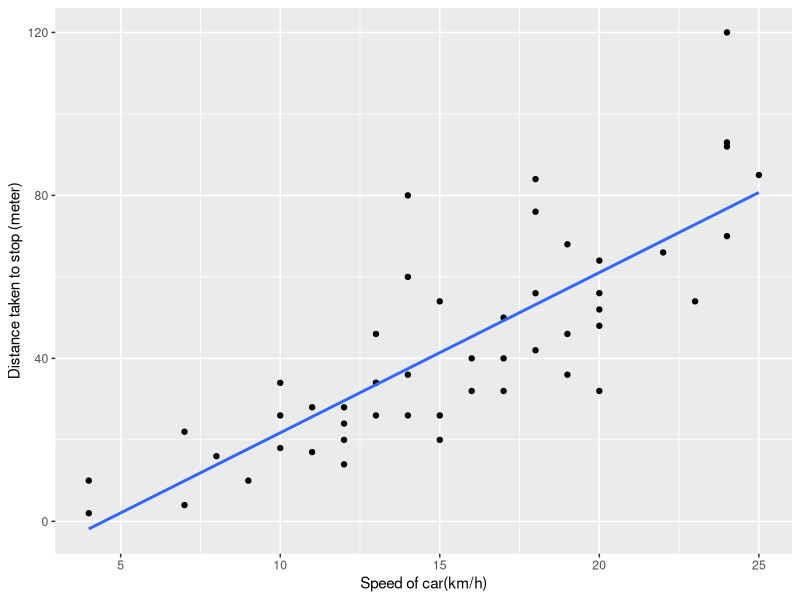

This figure's R source:
# Linear regression:
# Idea----
# We have two numeric variables;
# 1) Speed of a car and 2) Distance taken to stop.
# The assumption is the faster the car goes the longer it takes to stop.
# There is a positive relationship, but we have to test and show that it is real.
# on the x axis we have the independent variable (speed of car)
# on the y axis we have the dependent variable (time taken to stop the car)
# We are suggesting that the change in the x variable there will be a change in the y variable.
# Value of y is depends on the value of x.

library(tidyverse)
ggplot(cars, aes(speed, dist))+
  geom_point()+
  geom_smooth(method = 'lm', se = F)+
  labs(y='Distance taken to stop (meter)', x= 'Speed of car(km/h)')


# Explanation----
# model is the line 
# Slope----
# is the slope real? or what is the relationship between x and y?
# for every 1 unit across the x axis you move 000 units upon the y axis
# 2----
# how much of the variation in the distance taken to stop in y or how much of up and down
# can be explained by the change in the speed of the car?
# 3----
# we can predict what value of y we would expect for a given value in x in other words,
# how much distance its going to take the car stop given a particular speed of the car?
# p value----
# if the slope wasn't real, the null hypothesis there is no slope in the data 
# what is the probability that we would happened by change to find the slope that we found after running the model.
# and if that probability is extremely small then we can assume that the in actual fact there is no slope incorrect.
# and we can accept the fact that the slope that we are seeing is real or statistical significant.
# when you do a hypothesis test we have a threshold or an alpha value 
# R2 (R squired) is the proportion (between 0 and 1) in the variation of values in the y axis can be
# explained by the change in the x axis, if we times it can be percentage. 
# 00% of the variation in y can be explained change in the x


# lm= linear model
# dist is the dependent variable
# speed is the independent variable
# ~ stands for  the function of 



data() 
head(cars, 4)
cars %>% 
  lm(dist ~ speed, data= .) %>% 
  summary()

# other way

mod <- lm(dist ~ speed, data= cars)
mod
summary(mod)

# Residuals: is the distance between the observation or the points from the model (or the line)
# Coefficients: 
# 1. Estimate- (Intercept) is the y intercept is  not valid in this case but we have to have one for model
# 2. Speed is here is the slope 3.9324 (for every 1 unit across the x axis you move 3.9324 units upon the y axis)

# p value: this is the p-value for our slope and remember that's where we were saying the 
# null hypothesis is that the slope is zero. 
# We seeing a slope of 3.9 the 
# probability of getting a slope of 3.9 it were the 
# case that in actual fact at a population level the slope was zero the probability 
# would be extremely small one point four nine times ten to the power of negative 
# twelve in actual that number is smaller than our alpha our 
# threshold which is not point zero five or you could you could have any alpha 
# there's reasons for having different alphas and so we reject the null
# hypothesis that the slope is zero and we accept that this is statistically significant.

# R-squared: 0.65 or (65 % of the change in y can explained by change in x) 
